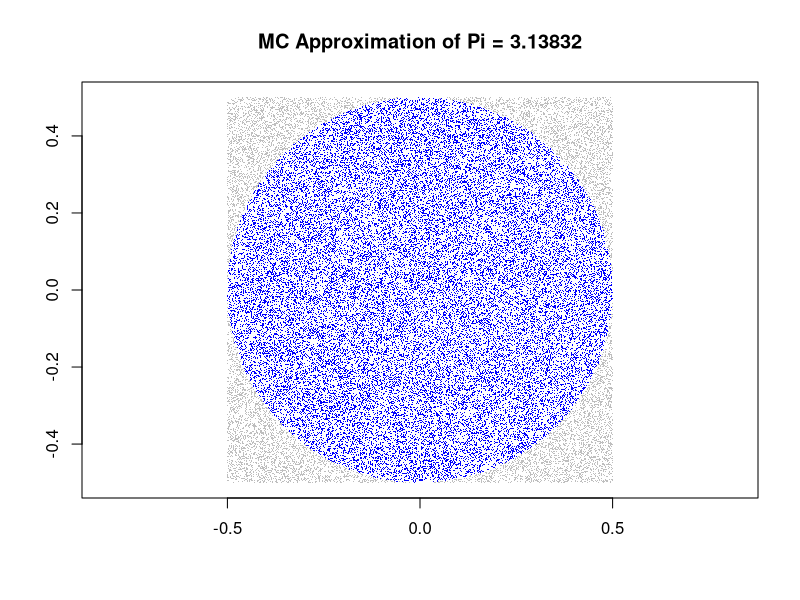
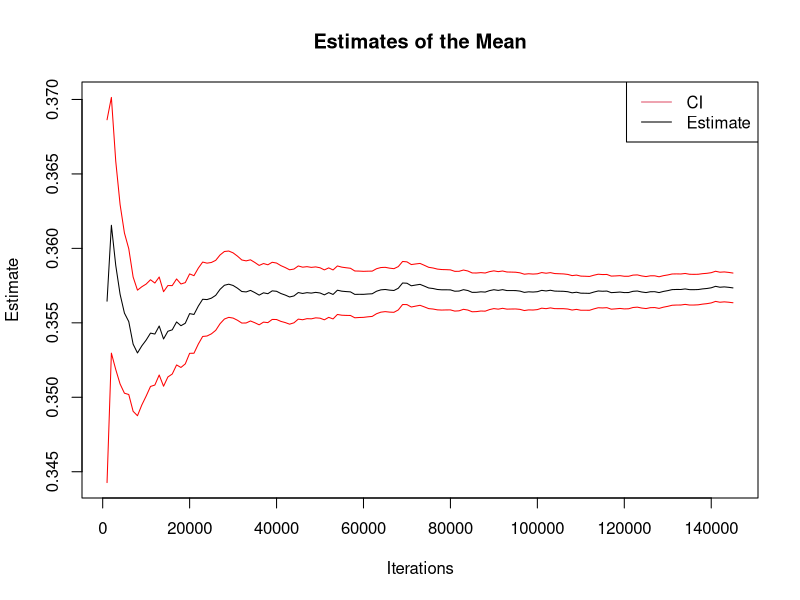
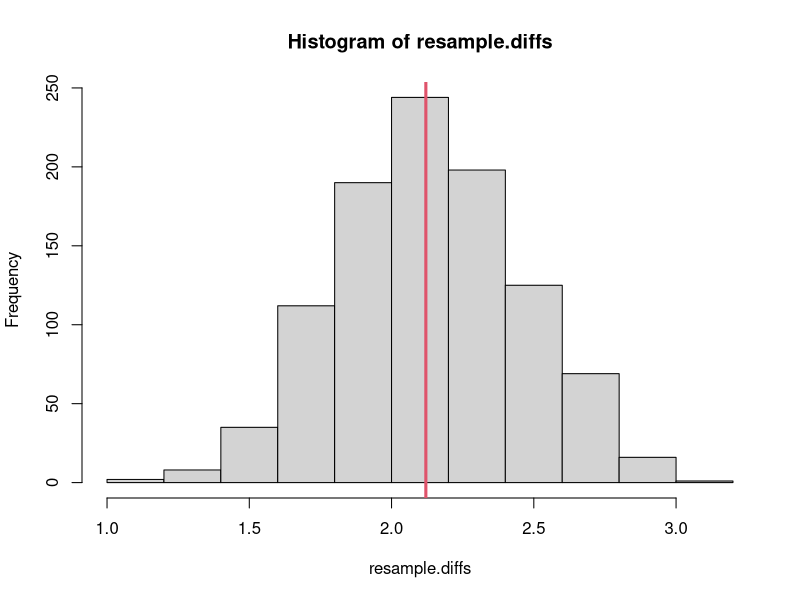

Write R code to recreate these figures, in order.
## ---- chunk 1
runs <- 10000
one.trial <- function(){
  sum(sample(c(0,1),10,replace=T)) > 3
}
mc.binom <- sum(replicate(runs,one.trial()))/runs
mc.binom
pbinom(3,10,0.5,lower.tail=FALSE)
## ---- chunk 2
runs <- 50000
xs <- runif(runs,min=-0.5,max=0.5)
ys <- runif(runs,min=-0.5,max=0.5)
in.circle <- xs^2 + ys^2 <= 0.5^2
mc.pi <- (sum(in.circle)/runs)*4
## ---- chunk 3
plot(xs,ys,pch='.',col=ifelse(in.circle,"blue","grey")
     ,xlab='',ylab='',asp=1,
     main=paste("MC Approximation of Pi =",mc.pi))
## ---- chunk 4
n <- 1000
x <- rgamma(n, 3/2, scale=1)
mean(x)
y <- 1/((x+1)*log(x+3))
est <- mean(y)
est
mcse <- sd(y) / sqrt(length(y))
interval <- est + c(-1,1)*1.96*mcse
interval
## ---- chunk 5
eps <- 0.002
len <- diff(interval)
plotting.var <- c(est, interval)
while(len > eps){
	new.x <- rgamma(n, 3/2, scale=1)
	new.y <- 1/((new.x+1)*log(new.x+3))
	y <- cbind(y, new.y)
	est <- mean(y)
	mcse <- sd(y) / sqrt(length(y))
	interval <- est + c(-1,1)*1.96*mcse
	len <- diff(interval)
	plotting.var <- rbind(plotting.var, c(est, interval))
}
list(interval, length(y))
temp <- seq(1000, length(y), 1000)
## ---- chunk 6
plot(temp, plotting.var[,1], type="l", ylim=c(min(plotting.var), max(plotting.var)),
     main="Estimates of the Mean", xlab="Iterations", ylab="Estimate")
points(temp, plotting.var[,2], type="l", col="red")
points(temp, plotting.var[,3], type="l", col="red")
legend("topright", legend=c("CI", "Estimate"), lty=c(1,1), col=c(2,1))
## ---- chunk 7
sample(5)
sample(1:6)
replicate(3,sample(c("Curly","Larry","Moe","Shemp")))
## ---- chunk 8
bootstrap.resample <- function (object) sample (object, length(object), replace=TRUE)
replicate(5, bootstrap.resample (6:10))
## ---- chunk 9
library(MASS)
diff.in.means <- function(df) {
  mean(df[df$Sex=="M","Hwt"]) - mean(df[df$Sex=="F","Hwt"])
}
resample.diffs <- replicate(1000, diff.in.means(cats[bootstrap.resample(1:nrow(cats)),]))
## ---- chunk 10
hist(resample.diffs); abline(v=diff.in.means(cats), col=2, lwd=3)
